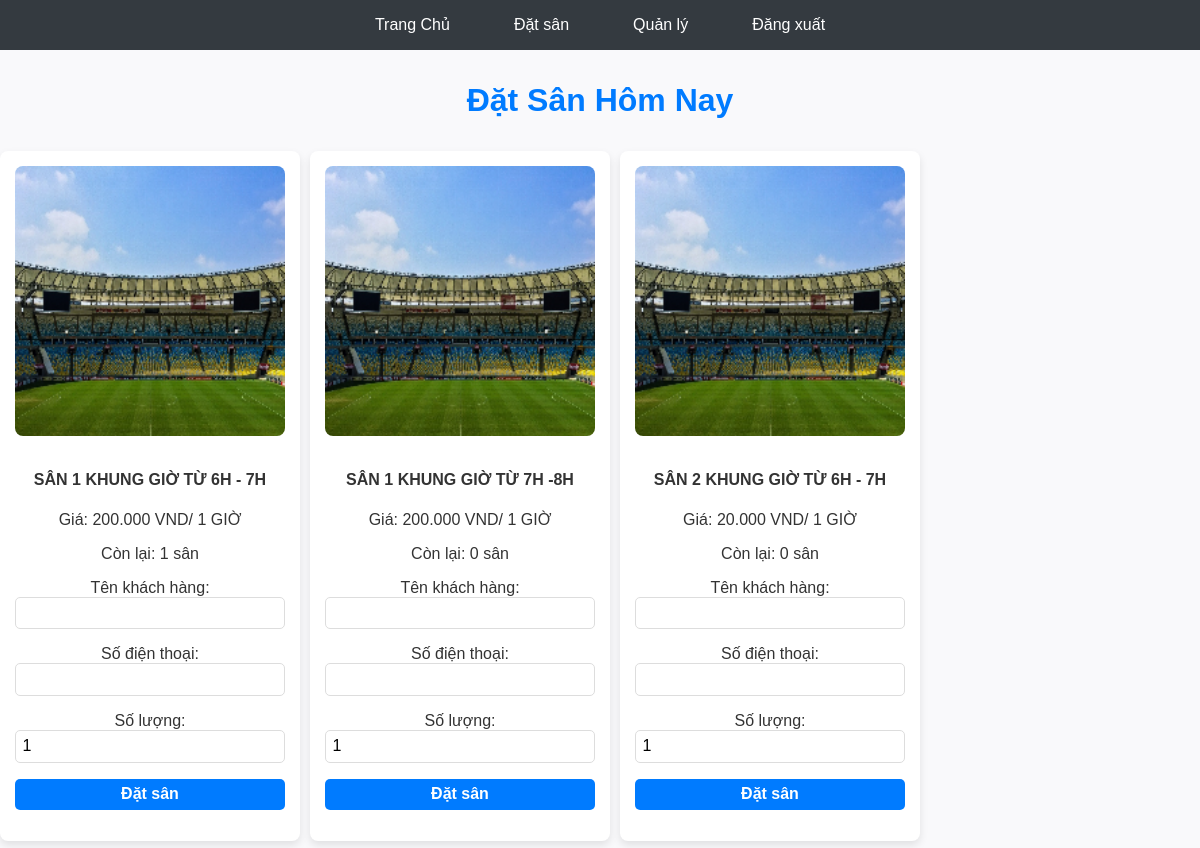
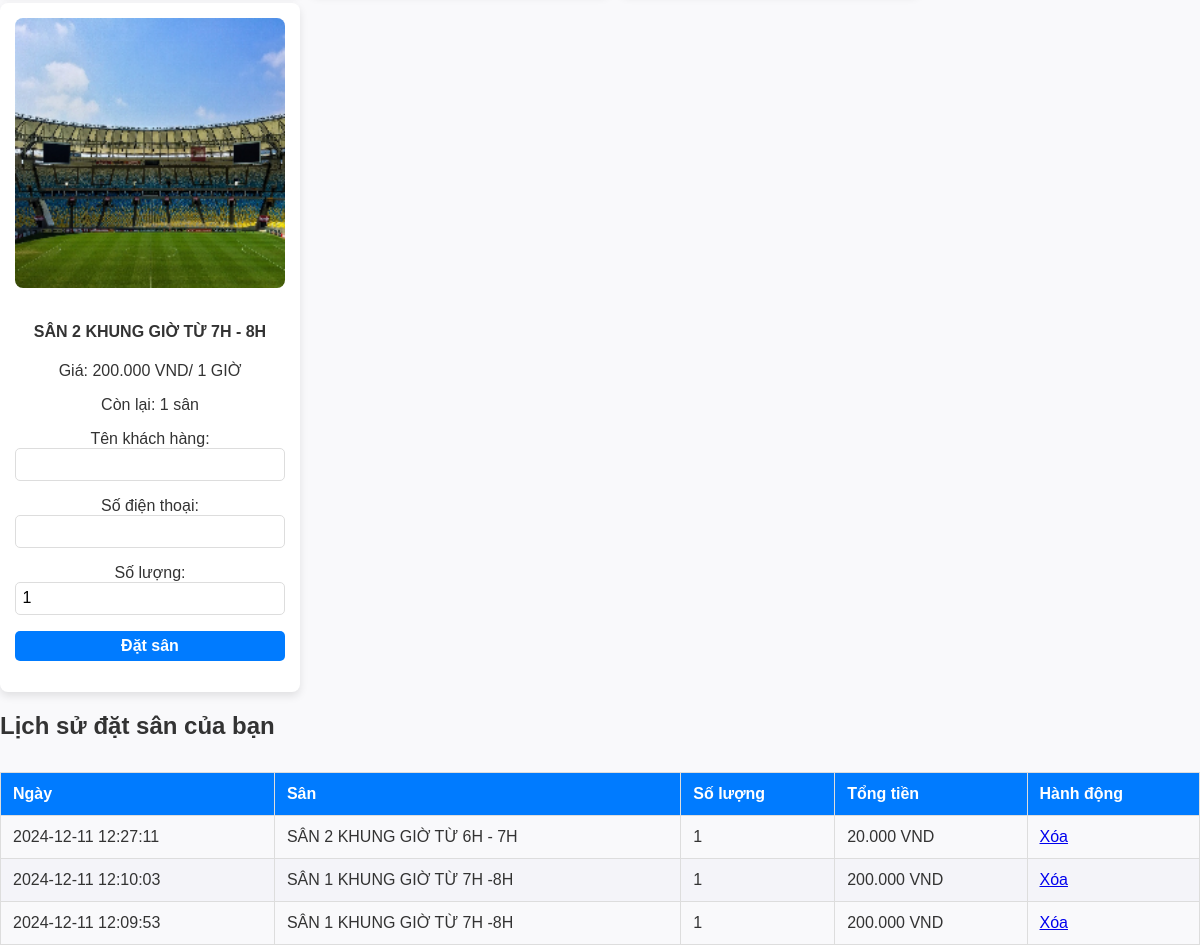
Page /dat-san/index.php (signed in) on the committed database (2 pictures, top to bottom).
### tables this page shows
CREATE TABLE `product_list` (
  `id` int(30) NOT NULL,
  `name` text NOT NULL,
  `price` float(12,2) NOT NULL DEFAULT 0.00,
  `status` tinyint(1) NOT NULL DEFAULT 1,
  `delete_flag` tinyint(1) NOT NULL DEFAULT 0,
  `date_created` datetime NOT NULL DEFAULT current_timestamp(),
  `date_updated` datetime NOT NULL DEFAULT current_timestamp() ON UPDATE current_timestamp(),
  `quantity` int(11) DEFAULT 0,
  `img_url` varchar(255) DEFAULT NULL
);

CREATE TABLE `sales_transaction` (
  `id` int(30) NOT NULL,
  `client_name` text NOT NULL,
  `contact` text NOT NULL,
  `total` float(12,2) NOT NULL DEFAULT 0.00,
  `court_rental_id` int(11) DEFAULT NULL,
  `date_created` datetime NOT NULL DEFAULT current_timestamp(),
  `date_updated` datetime NOT NULL DEFAULT current_timestamp() ON UPDATE current_timestamp(),
  `quantity` int(11) DEFAULT 0,
  `img_url` varchar(255) DEFAULT NULL,
  `user_id` int(11) NOT NULL
);

### dat-san/index.php (the view, shortened to what this page needs)
<?php
try {
    $conn = new PDO("mysql:host=" . DB_SERVER . ";dbname=" . DB_NAME . ";charset=utf8mb4", DB_USERNAME, DB_PASSWORD);
    $conn->setAttribute(PDO::ATTR_ERRMODE, PDO::ERRMODE_EXCEPTION);
    $user_id = $_SESSION['user_id'];
    $stmt = $conn->prepare("SELECT * FROM sales_transaction WHERE user_id = :user_id ORDER BY date_created DESC");
    $stmt->bindParam(':user_id', $user_id);
    $stmt->execute();
    $transactions = $stmt->fetchAll(PDO::FETCH_ASSOC);
    $stmt = $conn->prepare("SELECT id, name, price, img_url, quantity FROM product_list WHERE status = 1 AND delete_flag = 0");
    $stmt->execute();
    $products = $stmt->fetchAll(PDO::FETCH_ASSOC);
    $chunks = array_chunk($products, 4);
} catch (PDOException $e) {
    die("Lỗi kết nối: " . $e->getMessage());
}
?>
<!DOCTYPE html>
<html lang="vi">
<head>
</head>
<body>
    <nav>
        <a href="/">Trang Chủ</a>
        <a href="/dat-san">Đặt sân</a>
        <?php if (isset($_SESSION['user_id'])): ?>
            <a href="/admin">Quản lý</a>
            <a href="/dangxuat.php">Đăng xuất</a>
        <?php else: ?>
            <a href="/dangnhap.php">Đăng nhập</a>
        <?php endif; ?>
    </nav>
    <h1>Đặt Sân Hôm Nay</h1>
    <div class="products">
        <?php foreach ($chunks as $chunk): ?>
            <div class="product-row">
                <?php foreach ($chunk as $product): ?>
                    <div class="product-block">
                        <img src="<?php echo $product['img_url']; ?>" alt="<?php echo $product['name']; ?>">
                        <h4><?php echo $product['name']; ?></h4>
                        <p>Giá: <?php echo number_format($product['price'], 0, ',', '.'); ?> VND/ 1 GIỜ</p>
                        <p>Còn lại: <?php echo $product['quantity']; ?> sân</p>
                        <form action="" method="POST">
                            <label for="client_name">Tên khách hàng:</label>
                            <input type="text" id="client_name" name="client_name" required><br>
                            <label for="contact">Số điện thoại:</label>
                            <input type="text" id="contact" name="contact" required><br>
                            <label for="quantity">Số lượng:</label>
                            <input type="number" id="quantity" name="quantity" value="1" min="1" max="<?php echo $product['quantity']; ?>" required><br>
                            <button type="submit">Đặt sân</button>
                        </form>
                    </div>
                <?php endforeach; ?>
            </div>
        <?php endforeach; ?>
    </div>
    <h2>Lịch sử đặt sân của bạn</h2>
    <table>
        <thead>
            <tr>
                <th>Ngày</th>
                <th>Sân</th>
                <th>Số lượng</th>
                <th>Tổng tiền</th>
                <th>Hành động</th>
            </tr>
        </thead>
        <tbody>
            <?php foreach ($transactions as $transaction): ?>
                <tr>
                    <td><?php echo $transaction['date_created']; ?></td>
                    <td>
                        <?php
                        $stmt = $conn->prepare("SELECT p.name FROM sales_transaction_items sti
                                                JOIN product_list p ON sti.product_id = p.id
                                                WHERE sti.sales_transaction_id = :sales_transaction_id");
                        $stmt->bindParam(':sales_transaction_id', $transaction['id']);
                        $stmt->execute();
                        $items = $stmt->fetchAll(PDO::FETCH_ASSOC);
                        foreach ($items as $item) {
                            echo $item['name'] . '<br>';
                        }
                        ?>
                    </td>
                    <td><?php echo $transaction['quantity']; ?></td>
                    <td><?php echo number_format($transaction['total'], 0, ',', '.'); ?> VND</td>
                    <td>
                        <a href="?action=delete&transaction_id=<?php echo $transaction['id']; ?>" onclick="return confirm('Bạn chắc chắn muốn xóa giao dịch này?')">Xóa</a>
                    </td>
                </tr>
            <?php endforeach; ?>
        </tbody>
    </table>
</body>
</html>

### dat-san/index.php (style rules this page uses)
body { font-family: 'Arial', sans-serif; margin: 0; padding: 0; background: #f9f9fb; color: #333; }
nav { display: flex; justify-content: center; background: #343a40; padding: 0.5rem; }
nav a { color: white; text-decoration: none; margin: 0 1rem; padding: 0.5rem 1rem; border-radius: 5px; transition: background 0.3s ease; }
h1 { text-align: center; color: #007BFF; margin: 2rem 0; font-size: 2rem; }
.products { display: flex; flex-wrap: wrap; gap: 10px; justify-content: center; }
.product-row { display: flex; flex-wrap: wrap; gap: 10px; }
.product-block { background-color: #fff; border-radius: 8px; padding: 15px; text-align: center; width: calc(50% - 10px); box-sizing: border-box; box-shadow: 0px 4px 8px rgba(0, 0, 0, 0.1); max-width: 300px; }
.product-block img { width: 100%; height: auto; border-radius: 8px; margin-bottom: 10px; }
.product-block input, .product-block button { width: 100%; padding: 0.4rem; margin-bottom: 1rem; border: 1px solid #ddd; border-radius: 5px; font-size: 1rem; box-sizing: border-box; }
.product-block button { background: #007BFF; color: white; font-weight: bold; border: none; cursor: pointer; transition: background 0.3s ease; }
table { width: 100%; border-collapse: collapse; margin-top: 2rem; }
table th, table td { text-align: left; padding: 0.75rem; border: 1px solid #ddd; }
table th { background: #007BFF; color: #fff; }
table tr:nth-child(even) { background: #f4f4f9; }
th, td { padding: 8px; }
th { background-color: #007BFF; color: white; }

### rows in the picture
product_list: img_url (picture), name "SÂN 1 KHUNG GIỜ TỪ 6H - 7H", price "200.000", quantity "1"
product_list: img_url (picture), name "SÂN 1 KHUNG GIỜ TỪ 7H -8H", price "200.000", quantity "0"
product_list: img_url (picture), name "SÂN 2 KHUNG GIỜ TỪ 6H - 7H", price "20.000", quantity "0"
product_list: img_url (picture), name "SÂN 2 KHUNG GIỜ TỪ 7H - 8H", price "200.000", quantity "1"
sales_transaction: date_created "2024-12-11 12:27:11", quantity "1", total "20.000"
sales_transaction: date_created "2024-12-11 12:10:03", quantity "1", total "200.000"
sales_transaction: date_created "2024-12-11 12:09:53", quantity "1", total "200.000"
